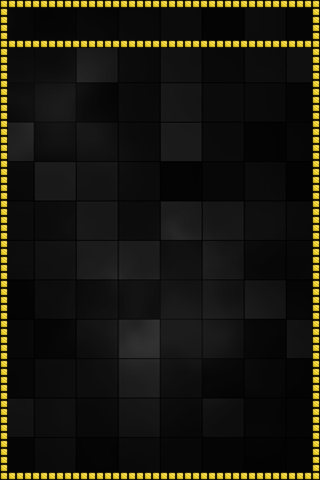

The image is a tile-based game level rendered from a .tmx file. Its description and source (layers, tilesets, objects; grid data summarised) follow:
An orthogonal 40x60 tile map with 8x8 px tiles, 2 tile layers (Back, Front), 2 tilesets.

<map version="1.0" orientation="orthogonal" width="40" height="60" tilewidth="8" tileheight="8">
 <tileset firstgid="1" name="Borders" tilewidth="8" tileheight="8">
  <image source="cbox-borders_x8.png" trans="ff00ff" width="56" height="8" />
 </tileset>
 <tileset firstgid="8" name="BG" tilewidth="160" tileheight="160">
  <image source="arena.png" trans="ff00ff" width="320" height="480" />
 </tileset>
 <layer name="Back" width="40" height="60">
  <data>[2400 cells, 6 non-empty, 6 distinct tile ids]</data>
 </layer>
 <layer name="Front" width="40" height="60">
  <data>[2400 cells, 234 non-empty, 1 distinct tile ids]</data>
 </layer>
</map>
